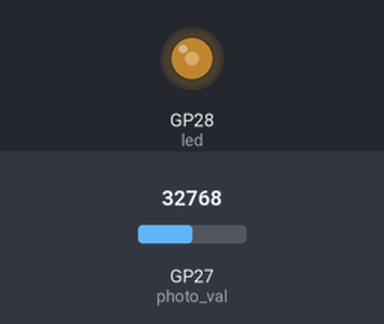
This program was run on a simulated Raspberry Pi Pico running MicroPython. Parts: output pins drawn as LEDs (lit = HIGH). Inputs (shaded band) come from the test bench; at power-on: GP27 (photo_val) = 32768 (analog values on the 0–65535 scale). What the program prints to the serial console is not drawn.

Above: at 1.2 s.
1.3 s: GP27 (photo_val) set to 45874
At 1.7 s:
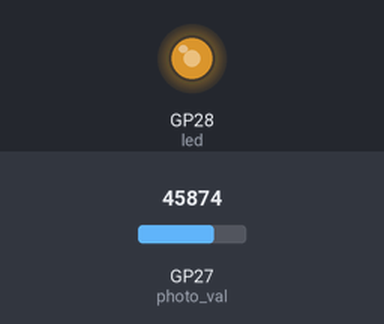
2.8 s: GP27 (photo_val) set to 57670
At 4.0 s:
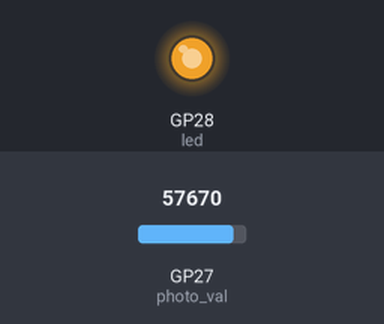
4.3 s: GP27 (photo_val) set to 19660
At 5.2 s:
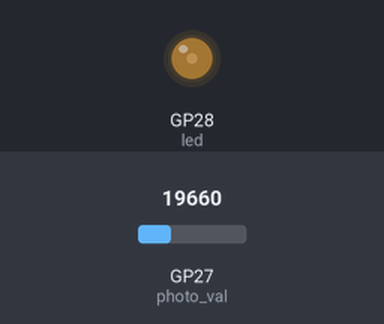
5.8 s: GP27 (photo_val) set to 32767
At 6.3 s:
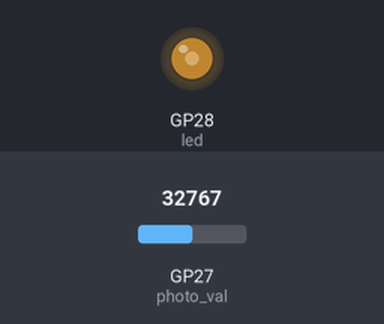
Timing chart, 0 to 8.3 s (numbered marks = the images above; inputs shaded):
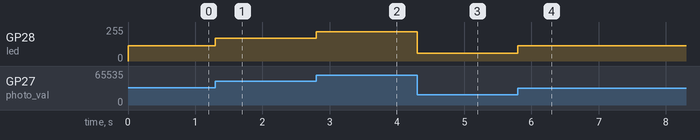

Measured:
- after the input at 1.3 s, GP28 (led): 114/255 → 171/255 at once
- after the input at 2.8 s, GP28 (led): 171/255 → 221/255 at once
- after the input at 4.3 s, GP28 (led): 221/255 → 58/255 at once
- after the input at 5.8 s, GP28 (led): 58/255 → 114/255 at once

The program:

photo-LED.py
```python
#CAB 9.15.23 photo-led.py
#Use photoresistor to vary the LED brightness on the Lily∞Bot
#LED on pin 27, photoresistor on pin 23
#https://www.noiresteminist.com/shop

from machine import Pin, ADC, PWM
from utime import sleep_us

#define inputs and outputs
photoPin = 27   #photoresistor on pin 27
ledPin = 28     #led on pin 28
frequency = 60  #frequency for pulse width modulator
photo_val = ADC(Pin(photoPin))  #photoresistor as analog input on ADC
led = PWM(Pin(ledPin))          #LED as analog output on PWM
led.freq(frequency)             #set frequency of pwm signal to 60 Hz
print("photoresistor-LED...")   #print starting message to serial monitor
inmax = 65535                   #set maximum input value from photoresistor
inmin = 7000                    #set minimum input value from photoresistor
outmax = 65535                  #set maximum output value for LED duty cycle
outmin = 1000                   #set minimum output value for LED duty cycle

while True:                     #run indefinitely
    reading = photo_val.read_u16()  #red photoresistor value
    #mapping function (x - in_min) * (out_max - out_min) // (in_max - in_min) + out_min
    scale = int((reading-inmin)*(outmax-outmin)//(inmax-inmin))+outmin #scale photoresistor value
    print("photo: " + str(scale))   #print scaled photoresistor value
    led.duty_u16(scale)             #write value to LED duty cycle
    sleep_us(1)                    #insert a 1 us delay
```
